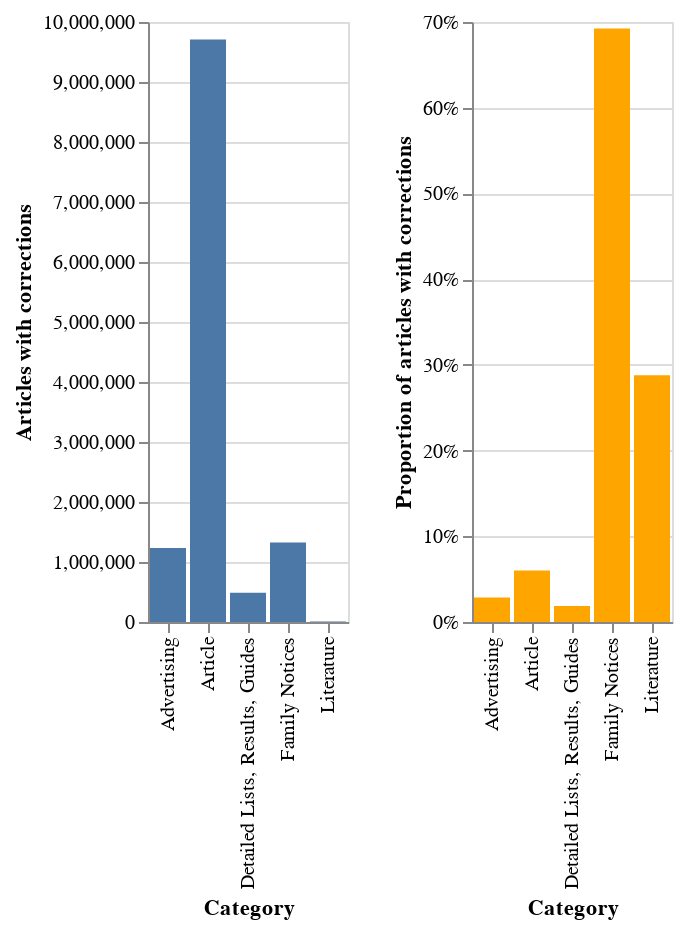

Notebook cell for this chart:
### Markdown cell above
And now we can visualise the results.

### Code cell
cat_chart1 = alt.Chart(df_categories_filtered).mark_bar().encode(
    x=alt.X('term:N', title='Category'),
    y=alt.Y('total_results:Q', title='Articles with corrections')
)

cat_chart2 = alt.Chart(df_categories_filtered).mark_bar().encode(
    x=alt.X('term:N', title='Category'),
    y=alt.Y('proportion:Q', axis=alt.Axis(format='%', title='Proportion of articles with corrections')),
    color=alt.value('orange')
)

cat_chart1 | cat_chart2

### Figure 1 — Vega-Lite specification as saved in the notebook (floating-point values rounded to 4 significant figures)
{"config": {"view": {"continuousWidth": 400, "continuousHeight": 300}}, "hconcat": [{"mark": "bar", "encoding": {"x": {"type": "nominal", "field": "term", "title": "Category"}, "y": {"type": "quantitative", "field": "total_results", "title": "Articles with corrections"}}}, {"mark": "bar", "encoding": {"color": {"value": "orange"}, "x": {"type": "nominal", "field": "term", "title": "Category"}, "y": {"type": "quantitative", "axis": {"format": "%", "title": "Proportion of articles with corrections"}, "field": "proportion"}}}], "data": {"name": "data-cceac99486e6b6cf84046fc5854bfc68"}, "$schema": "https://vega.github.io/schema/vega-lite/v4.8.1.json", "datasets": {"data-cceac99486e6b6cf84046fc5854bfc68": [{"term": "Article", "total_results": 9707996, "total_articles": 161358361, "proportion": 0.06016}, {"term": "Family Notices", "total_results": 1324644, "total_articles": 1913143, "proportion": 0.6924}, {"term": "Advertising", "total_results": 1231444, "total_articles": 42882886, "proportion": 0.02872}, {"term": "Detailed Lists, Results, Guides", "total_results": 485544, "total_articles": 26049761, "proportion": 0.01864}, {"term": "Literature", "total_results": 9371, "total_articles": 32539, "proportion": 0.288}]}}
